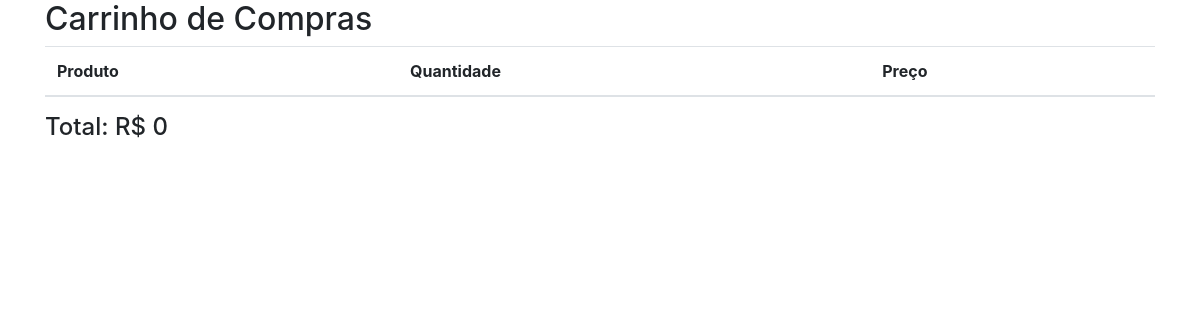
The page /carrinho/ (signed in) on the database as committed earlier.
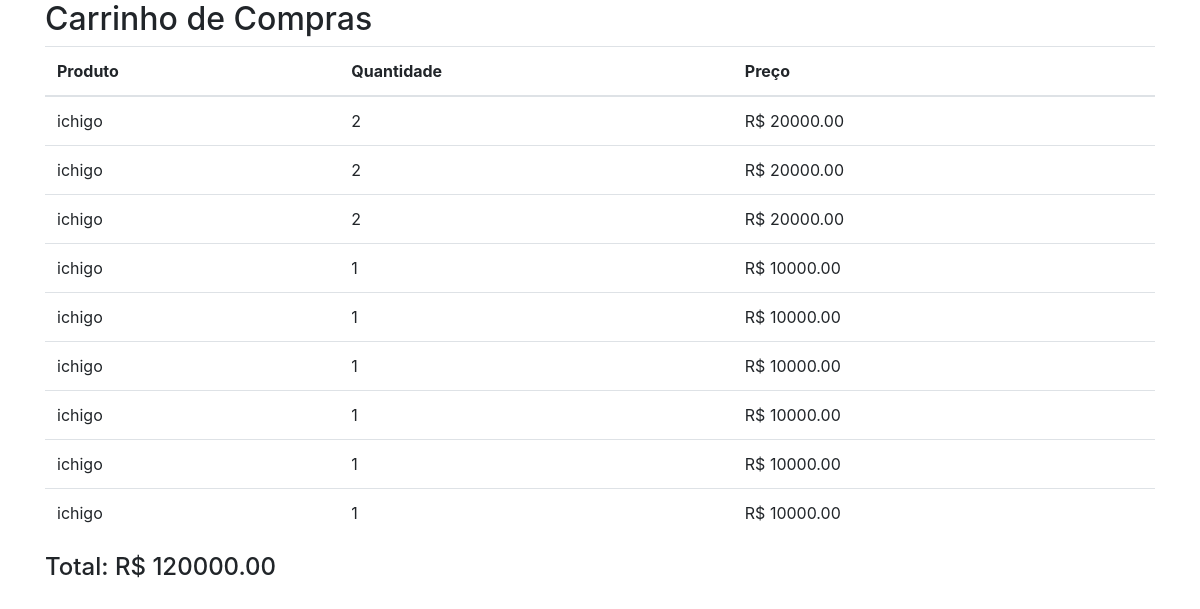
The same page on the database as committed later.
### carrinho/models.py (models this page shows, shortened)
class ItemCarrinho(models.Model):
    cliente = models.ForeignKey(Cliente, on_delete=models.CASCADE)
    produto = models.ForeignKey(Produto, on_delete=models.CASCADE)
    quantidade = models.IntegerField(default=1)
    def total_preco(self):
        return self.quantidade * self.produto.preco

### produto/models.py (models this page shows, shortened)
class Produto(models.Model):
    nome = models.CharField(max_length=100)
    descricao = models.CharField(max_length=100)
    preco = models.DecimalField(max_digits=10, decimal_places=2)
    quantidade = models.IntegerField()
    categoria = models.CharField(max_length=60, null=True, blank=True)
    imagem = models.ImageField(upload_to='imagens/', null=True, blank=True)

### carrinho/views.py (the view)
# urls.py: path('', exibir_carrinho, name='exibir_carrinho'),
def exibir_carrinho(request):
    cliente_id = request.session.get('cliente_id')
    if cliente_id:
        itens = ItemCarrinho.objects.filter(cliente_id=cliente_id)
        total = sum(item.total_preco() for item in itens)
        return render(request, 'carrinho.html', {'itens': itens, 'total': total})
    else:
        messages.error(request, 'Você precisa estar logado para ver o carrinho.')
        return render(request, "login.html")

### carrinho/templates/carrinho.html (shortened to what this page needs)
<!DOCTYPE html>
<html lang="pt-br">
<head>
    <link rel="stylesheet" href="https://stackpath.bootstrapcdn.com/bootstrap/4.1.3/css/bootstrap.min.css">
</head>
<body>
<div class="container">
    <h2>Carrinho de Compras</h2>
    <table class="table">
        <thead>
            <tr>
                <th>Produto</th>
                <th>Quantidade</th>
                <th>Preço</th>
            </tr>
        </thead>
        <tbody>
            {% for item in itens %}
            <tr>
                <td>{{ item.produto.nome }}</td>
                <td>{{ item.quantidade }}</td>
                <td>R$ {{ item.total_preco }}</td>
            </tr>
            {% endfor %}
        </tbody>
    </table>
    <h4>Total: R$ {{ total }}</h4>
</div>
</body>
</html>

Rows that differ between the two databases and show on the page:
added ItemCarrinho: produto.nome "ichigo", quantidade "2", total_preco "20000.00"
added ItemCarrinho: produto.nome "ichigo", quantidade "2", total_preco "20000.00"
added ItemCarrinho: produto.nome "ichigo", quantidade "2", total_preco "20000.00"
added ItemCarrinho: produto.nome "ichigo", quantidade "1", total_preco "10000.00"
added ItemCarrinho: produto.nome "ichigo", quantidade "1", total_preco "10000.00"
added ItemCarrinho: produto.nome "ichigo", quantidade "1", total_preco "10000.00"
added ItemCarrinho: produto.nome "ichigo", quantidade "1", total_preco "10000.00"
added ItemCarrinho: produto.nome "ichigo", quantidade "1", total_preco "10000.00"
added ItemCarrinho: produto.nome "ichigo", quantidade "1", total_preco "10000.00"
Other text that changed with them:
{{ total }}: "0" → "120000.00"
